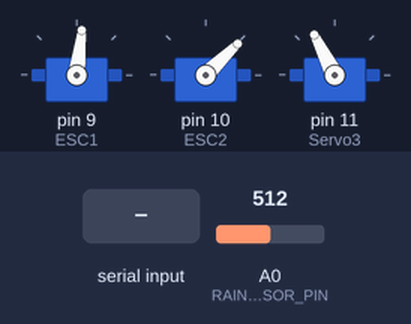
Simulated run of this sketch. Board: Arduino Uno, built with avr-gcc and run on an emulated ATmega328P. Parts: 3 × servo. The test bench sets the inputs (shaded band); at power-on: A0 (RAIN_SENSOR_PIN) = 512. What the sketch prints to the serial monitor is not drawn.

Above: at 4.2 s.
4.3 s: "F" received over Serial
At 4.8 s:
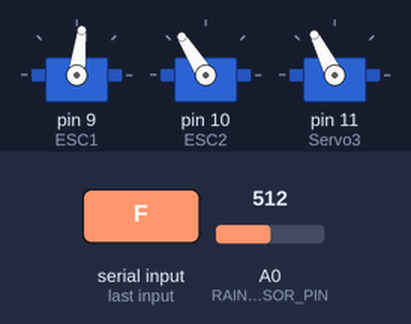
5.8 s: byte 82 ('R') received over Serial
At 7.0 s:
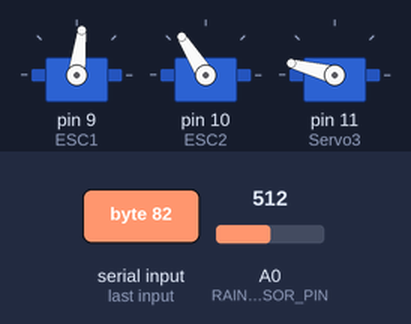
7.3 s: "B" received over Serial
At 8.3 s:
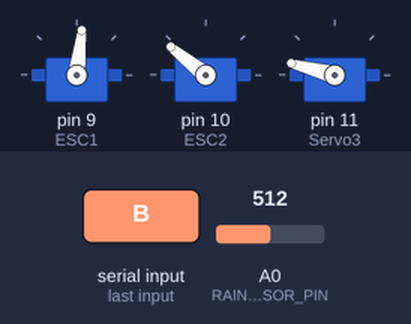
8.8 s: byte 77 ('M') received over Serial
At 9.5 s:
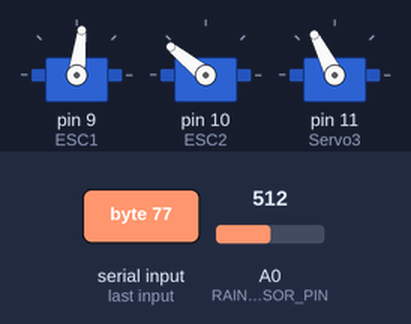
10.3 s: "C" received over Serial
At 10.7 s:
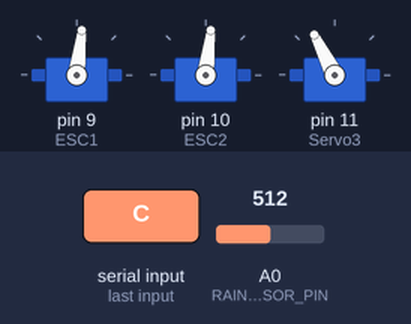
11.8 s: "D" received over Serial
At 12.7 s:
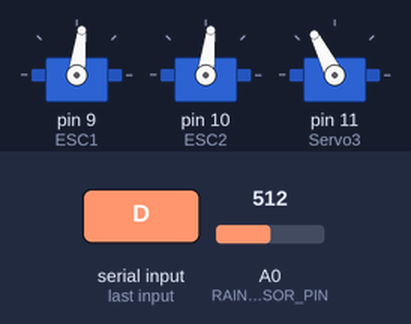
Timing chart, 0 to 14.3 s (numbered marks = the images above; inputs shaded):
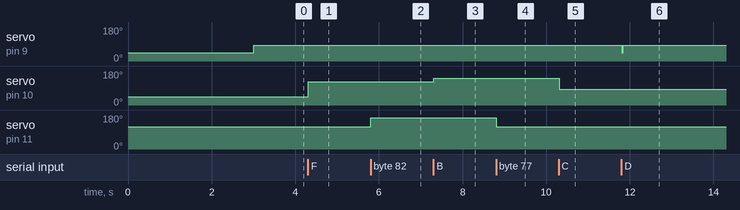

Measured:
- after the input at 4.3 s, servo on pin 10 (ESC2): 44° → 122° at once
- after the input at 5.8 s, servo on pin 11 (Servo3): 117° → 165° at once
- after the input at 7.3 s, servo on pin 10 (ESC2): 122° → 141° at once
- after the input at 8.8 s, servo on pin 11 (Servo3): 165° → 117° at once
- after the input at 10.3 s, servo on pin 10 (ESC2): 141° → 83° at once
- after the input at 11.8 s, servo on pin 9 (ESC1): 83° → 44° at once, → 83° 0.02 s later

The sketch:

hover_craft_and_car.ino
```cpp
#include <Servo.h>

#define RAIN_SENSOR_PIN A0  // Define the rain sensor pin
#define RAIN_THRESHOLD 400  // Define a threshold value for rain detection

Servo ESC1;   // First ESC (Up)
Servo ESC2;   // Second ESC (Front)
Servo Servo3; // Third Servo (for additional movement)

bool upMotorLocked = false;  // Flag to keep the up motor running

void setup() {
  ESC1.attach(9);    // First ESC on pin 9 (Up)
  ESC2.attach(10);   // Second ESC on pin 10 (Front)
  Servo3.attach(11); // Third Servo on pin 11

  pinMode(RAIN_SENSOR_PIN, INPUT);

  ESC1.writeMicroseconds(1000);  // Arm first ESC
  ESC2.writeMicroseconds(1000);  // Arm second ESC
  Servo3.write(117);  // Set third servo to middle position

  delay(3000);  // Wait for ESCs to initialize

  Serial.begin(9600);  // Start Bluetooth communication via Hardware Serial
}

void loop() {
  int rainValue = analogRead(RAIN_SENSOR_PIN);
  Serial.print("Rain Sensor Value: ");
  Serial.println(rainValue);

  if (rainValue > RAIN_THRESHOLD) {  // If rain is detected
    ESC1.writeMicroseconds(1400);  // Move up motor
    upMotorLocked = true;  // Lock the up motor on
  }

  if (Serial.available()) {  // Check if Bluetooth sent data
    char command = Serial.read(); // Read command
    Serial.println(command);

    // Control ESC2 (Front motor)
    if (command == 'F') {
      ESC2.writeMicroseconds(1800);  // Move forward
    }
    else if (command == 'B') {
      ESC2.writeMicroseconds(2000);  // Move forward faster
    }
    else if (command == 'C') {
      ESC2.writeMicroseconds(1400);  // Move forward faster
    }
    else if (command == 'S') {
      ESC2.writeMicroseconds(1000);  // Stop front motor
    }

    // Control ESC1 (Up motor) only if not locked by rain sensor
    if (!upMotorLocked) {
      if (command == 'U') {
        ESC1.writeMicroseconds(1400);  // Move up
      }
      else if (command == 'V') {
        ESC1.writeMicroseconds(1600);  // Move up faster
      }
      else if (command == 'W') {
        ESC1.writeMicroseconds(1800);  // Move up faster
      }
      else if (command == 'Z') {
        ESC1.writeMicroseconds(2000);  // Move up faster
      }
    }

    if (command == 'D') {
      ESC1.writeMicroseconds(1000);  // Stop up motor
      upMotorLocked = false;  // Unlock the up motor
    }

    // Control Servo3
    else if (command == 'L') {
      Servo3.write(45);  // Move servo to left position
    }
    else if (command == 'R') {
      Servo3.write(165);  // Move servo to right position
    }
    else if (command == 'M') {
      Servo3.write(117);  // Reset servo to middle position
    }
  }
}
```
